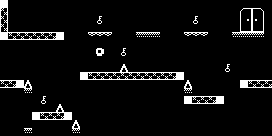

The image is a tile-based game level rendered from a .tmx file. Its description and source (layers, tilesets, objects; grid data summarised) follow:
An orthogonal 34x17 tile map with 8x8 px tiles, 2 tile layers (Tile Layer 1, background) and 3 objects (1, 5).

<map version="1.0" orientation="orthogonal" renderorder="right-down" width="34" height="17" tilewidth="8" tileheight="8" nextobjectid="9">
 <properties>
  <property name="color1" value="23" />
  <property name="color2" value="19" />
  <property name="emmitercolor" value="81" />
  <property name="enemycolor" value="63" />
  <property name="hudcolor" value="36" />
  <property name="music" value="4" />
  <property name="name" value="space in me" />
  <property name="tilecolor" value="141" />
 </properties>
 <tileset firstgid="1" name="pacman" tilewidth="8" tileheight="8">
  <image source="tileset.png" width="160" height="200" />
 </tileset>
 <layer name="Tile Layer 1" width="34" height="17">
  <properties>
   <property name="texture" value="tileset" />
  </properties>
  <data>[578 cells, 79 non-empty, 20 distinct tile ids]</data>
 </layer>
 <objectgroup name="enemies">
  <properties>
   <property name="_type" value="1" />
   <property name="sizex" value="16" />
   <property name="sizey" value="16" />
   <property name="speedx" value="25" />
   <property name="speedy" value="25" />
   <property name="texture" value="enemies_16x16" />
  </properties>
  <object id="6" type="1" x="180" y="64">
   <properties>
    <property name="offset" value="60" />
   </properties>
   <polyline points="0,0 -46,0" />
  </object>
  <object id="7" type="5" x="232" y="56">
   <polyline points="0,0 0,56" />
  </object>
 </objectgroup>
 <objectgroup name="emiters">
  <properties>
   <property name="_type" value="2" />
   <property name="delay" value="4500" />
   <property name="explode" value="1" />
   <property name="offset" value="3000" />
   <property name="sizex" value="8" />
   <property name="sizey" value="8" />
   <property name="speed" value="50" />
   <property name="texture" value="enemies_8x8" />
  </properties>
  <object id="4" x="272" y="20">
   <properties>
    <property name="delay" value="2500" />
    <property name="explode" value="1" />
    <property name="offset" value="2500" />
   </properties>
   <polyline points="0,0 -264,0" />
  </object>
 </objectgroup>
 <layer name="background" width="34" height="17">
  <properties>
   <property name="texture" value="tileset" />
  </properties>
  <data>[578 cells, 9 non-empty, 9 distinct tile ids]</data>
 </layer>
</map>
